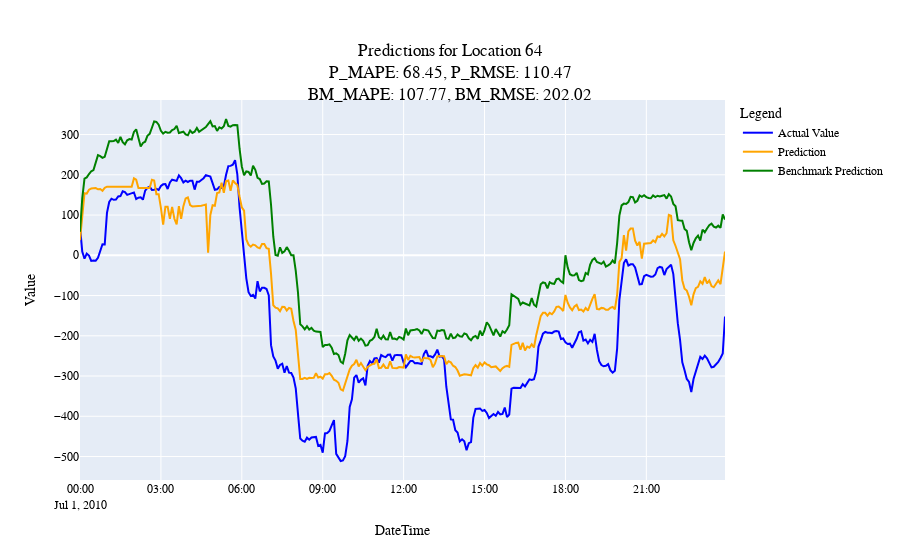
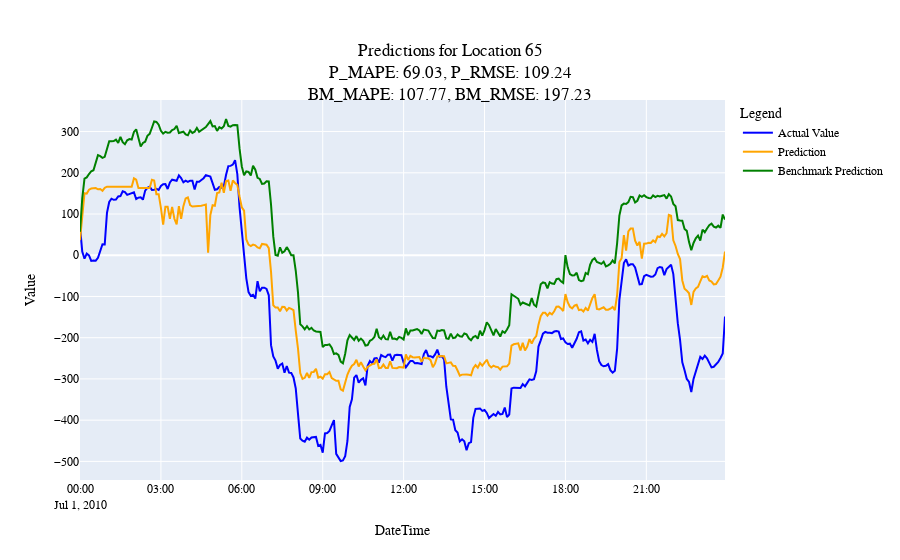
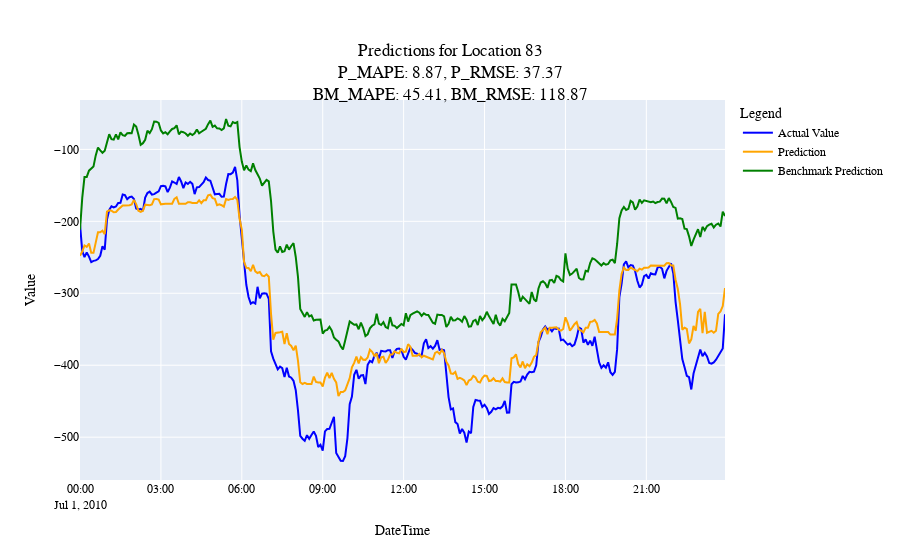
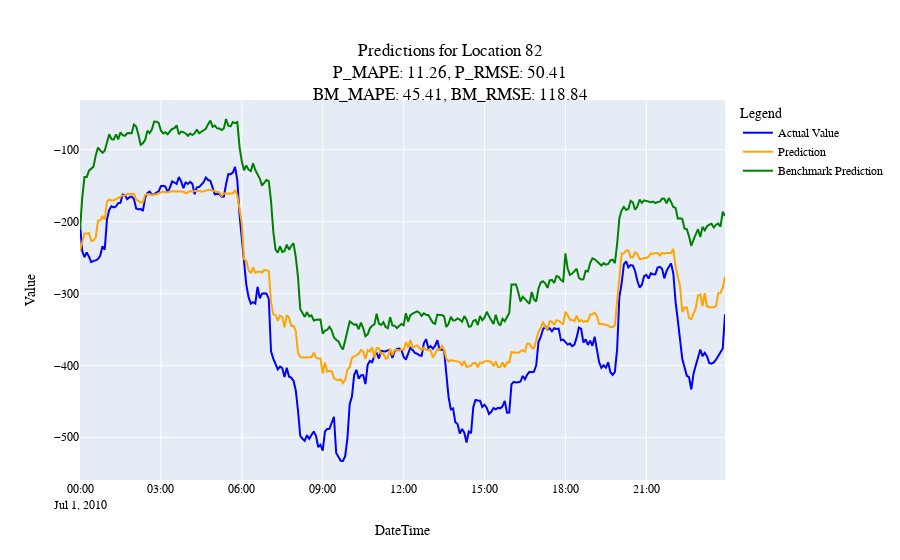

Notebook cell for these charts, in order:
### Code cell
for l in best_values:
    plot_predictions(l)

### Figure 1 — Plotly figure (JSON) as saved in the notebook; plotly's stock layout.template omitted (floating-point values rounded to 4 significant figures; data arrays with more than 128 entries replaced by an {"elided": "..."} marker saying what was removed)
{"data": [{"hovertemplate": "Actual: %{y}<br>Date: %{x}", "line": {"color": "blue", "width": 2}, "mode": "lines", "name": "Actual Value", "type": "scatter", "x": {"elided": "288 str values"}, "y": {"elided": "288 float values"}}, {"hovertemplate": "Prediction: %{y}<br>Date: %{x}", "line": {"color": "orange", "width": 2}, "mode": "lines", "name": "Prediction", "type": "scatter", "x": {"elided": "288 str values"}, "y": {"elided": "288 float values"}}, {"hovertemplate": "Benchmark: %{y}<br>Date: %{x}", "line": {"color": "green", "width": 2}, "mode": "lines", "name": "Benchmark Prediction", "type": "scatter", "x": {"elided": "288 str values"}, "y": {"elided": "288 float values"}}], "layout": {"font": {"color": "black", "family": "Arial, sans-serif", "size": 12}, "hovermode": "x unified", "legend": {"title": {"text": "Legend"}}, "title": {"text": "Predictions for Location 64<br>P_MAPE: 68.45, P_RMSE: 110.47<br>BM_MAPE: 107.77, BM_RMSE: 202.02", "x": 0.5, "xanchor": "center", "y": 0.9, "yanchor": "top"}, "xaxis": {"title": {"text": "DateTime"}}, "yaxis": {"title": {"text": "Value"}}}}

### Figure 2 — Plotly figure (JSON) as saved in the notebook; plotly's stock layout.template omitted (floating-point values rounded to 4 significant figures; data arrays with more than 128 entries replaced by an {"elided": "..."} marker saying what was removed)
{"data": [{"hovertemplate": "Actual: %{y}<br>Date: %{x}", "line": {"color": "blue", "width": 2}, "mode": "lines", "name": "Actual Value", "type": "scatter", "x": {"elided": "288 str values"}, "y": {"elided": "288 float values"}}, {"hovertemplate": "Prediction: %{y}<br>Date: %{x}", "line": {"color": "orange", "width": 2}, "mode": "lines", "name": "Prediction", "type": "scatter", "x": {"elided": "288 str values"}, "y": {"elided": "288 float values"}}, {"hovertemplate": "Benchmark: %{y}<br>Date: %{x}", "line": {"color": "green", "width": 2}, "mode": "lines", "name": "Benchmark Prediction", "type": "scatter", "x": {"elided": "288 str values"}, "y": {"elided": "288 float values"}}], "layout": {"font": {"color": "black", "family": "Arial, sans-serif", "size": 12}, "hovermode": "x unified", "legend": {"title": {"text": "Legend"}}, "title": {"text": "Predictions for Location 65<br>P_MAPE: 69.03, P_RMSE: 109.24<br>BM_MAPE: 107.77, BM_RMSE: 197.23", "x": 0.5, "xanchor": "center", "y": 0.9, "yanchor": "top"}, "xaxis": {"title": {"text": "DateTime"}}, "yaxis": {"title": {"text": "Value"}}}}

### Figure 3 — Plotly figure (JSON) as saved in the notebook; plotly's stock layout.template omitted (floating-point values rounded to 4 significant figures; data arrays with more than 128 entries replaced by an {"elided": "..."} marker saying what was removed)
{"data": [{"hovertemplate": "Actual: %{y}<br>Date: %{x}", "line": {"color": "blue", "width": 2}, "mode": "lines", "name": "Actual Value", "type": "scatter", "x": {"elided": "288 str values"}, "y": {"elided": "288 float values"}}, {"hovertemplate": "Prediction: %{y}<br>Date: %{x}", "line": {"color": "orange", "width": 2}, "mode": "lines", "name": "Prediction", "type": "scatter", "x": {"elided": "288 str values"}, "y": {"elided": "288 float values"}}, {"hovertemplate": "Benchmark: %{y}<br>Date: %{x}", "line": {"color": "green", "width": 2}, "mode": "lines", "name": "Benchmark Prediction", "type": "scatter", "x": {"elided": "288 str values"}, "y": {"elided": "288 float values"}}], "layout": {"font": {"color": "black", "family": "Arial, sans-serif", "size": 12}, "hovermode": "x unified", "legend": {"title": {"text": "Legend"}}, "title": {"text": "Predictions for Location 83<br>P_MAPE: 8.87, P_RMSE: 37.37<br>BM_MAPE: 45.41, BM_RMSE: 118.87", "x": 0.5, "xanchor": "center", "y": 0.9, "yanchor": "top"}, "xaxis": {"title": {"text": "DateTime"}}, "yaxis": {"title": {"text": "Value"}}}}

### Figure 4 — Plotly figure (JSON) as saved in the notebook; plotly's stock layout.template omitted (floating-point values rounded to 4 significant figures; data arrays with more than 128 entries replaced by an {"elided": "..."} marker saying what was removed)
{"data": [{"hovertemplate": "Actual: %{y}<br>Date: %{x}", "line": {"color": "blue", "width": 2}, "mode": "lines", "name": "Actual Value", "type": "scatter", "x": {"elided": "288 str values"}, "y": {"elided": "288 float values"}}, {"hovertemplate": "Prediction: %{y}<br>Date: %{x}", "line": {"color": "orange", "width": 2}, "mode": "lines", "name": "Prediction", "type": "scatter", "x": {"elided": "288 str values"}, "y": {"elided": "288 float values"}}, {"hovertemplate": "Benchmark: %{y}<br>Date: %{x}", "line": {"color": "green", "width": 2}, "mode": "lines", "name": "Benchmark Prediction", "type": "scatter", "x": {"elided": "288 str values"}, "y": {"elided": "288 float values"}}], "layout": {"font": {"color": "black", "family": "Arial, sans-serif", "size": 12}, "hovermode": "x unified", "legend": {"title": {"text": "Legend"}}, "title": {"text": "Predictions for Location 82<br>P_MAPE: 11.26, P_RMSE: 50.41<br>BM_MAPE: 45.41, BM_RMSE: 118.84", "x": 0.5, "xanchor": "center", "y": 0.9, "yanchor": "top"}, "xaxis": {"title": {"text": "DateTime"}}, "yaxis": {"title": {"text": "Value"}}}}
